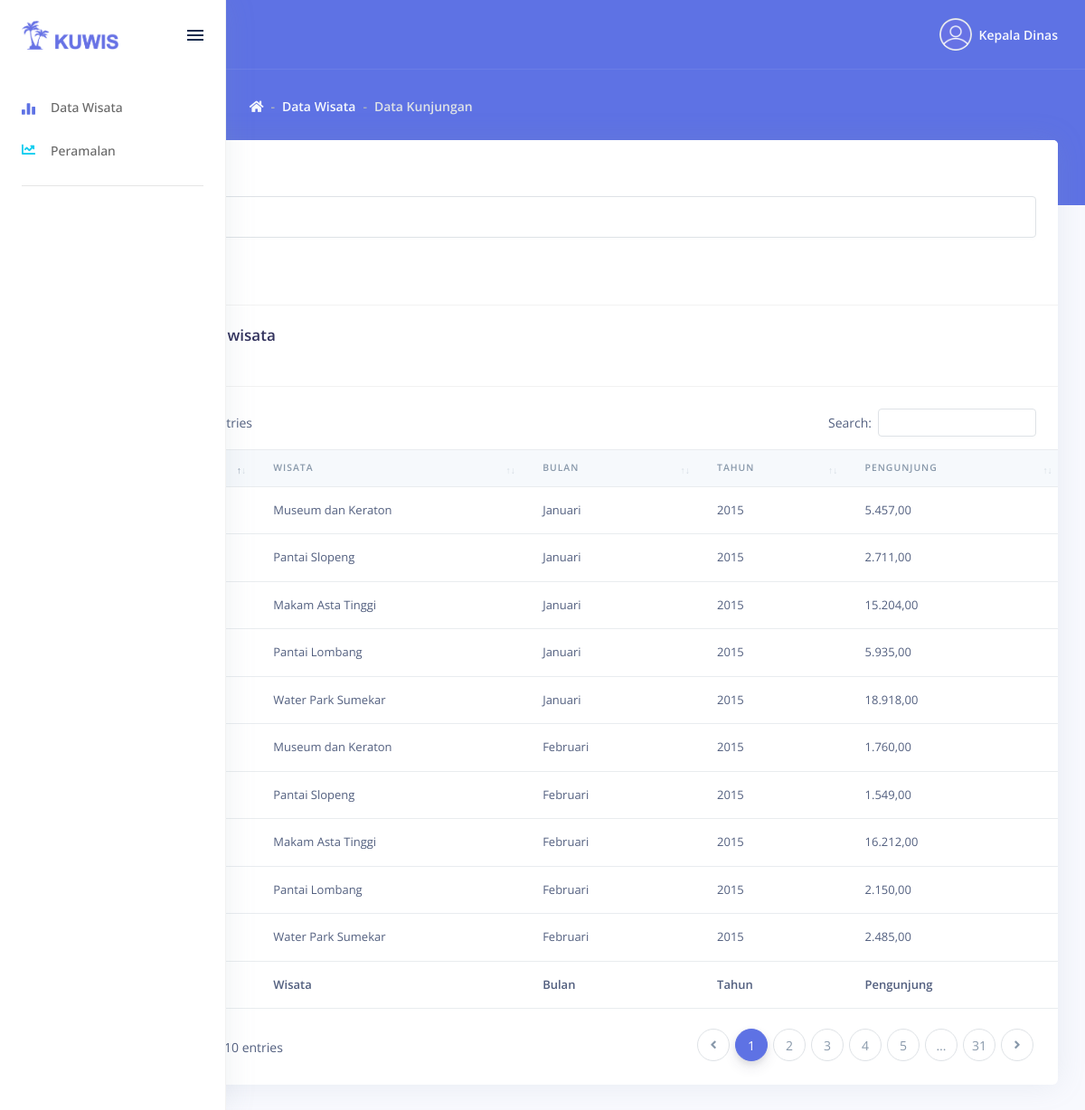
Page /kepala_dinas/data_wisata/data_pengunjung.php (signed in) on the committed database.
### tables this page shows
CREATE TABLE `tabel_user` (
  `id_user` int(11) NOT NULL,
  `nama_user` varchar(30) NOT NULL,
  `email` varchar(300) NOT NULL,
  `passwrd` varchar(300) NOT NULL,
  `id_jabatan` int(2) NOT NULL
);

CREATE TABLE `tabel_kunjungan` (
  `id_kunjungan` int(11) NOT NULL,
  `id_wisata` int(11) NOT NULL,
  `periode` int(11) NOT NULL,
  `bulan` int(11) NOT NULL,
  `tahun` int(11) NOT NULL,
  `jumlah_pengunjung` int(11) NOT NULL
);

CREATE TABLE `tabel_wisata` (
  `id_wisata` int(11) NOT NULL,
  `nama_wisata` varchar(30) NOT NULL
);

### kepala_dinas/data_wisata/data_pengunjung.php (the view, shortened to what this page needs)
<!DOCTYPE html>
<html>
<head>
  <link rel="stylesheet" href="../../assets/vendor/nucleo/css/nucleo.css" type="text/css">
  <link rel="stylesheet" href="../../assets/vendor/@fortawesome/fontawesome-free/css/all.min.css" type="text/css">
  <link rel="stylesheet" href="../../assets/vendor/select2/dist/css/select2.min.css">
  <link rel="stylesheet" href="../../assets/vendor/quill/dist/quill.core.css">
  <link rel="stylesheet" href="../../assets/vendor/datatables.net-bs4/css/dataTables.bootstrap4.min.css">
  <link rel="stylesheet" href="../../assets/vendor/datatables.net-buttons-bs4/css/buttons.bootstrap4.min.css">
  <link rel="stylesheet" href="../../assets/vendor/datatables.net-select-bs4/css/select.bootstrap4.min.css">
  <link rel="stylesheet" href="../../assets/css/argon.min.css?v=1.2.0" type="text/css">
</head>
<body>
  <nav class="sidenav navbar navbar-vertical  fixed-left  navbar-expand-xs navbar-light bg-white" id="sidenav-main">
    <div class="scrollbar-inner">
      <div class="sidenav-header  d-flex  align-items-center">
        <a class="navbar-brand" href="../../kepala_dinas/data_wisata/data_wisata.php">
          <img src="../../assets/img/brand/blue.png" class="navbar-brand-img" alt="...">
        </a>
        <div class=" ml-auto ">
          <div class="sidenav-toggler d-none d-xl-block" data-action="sidenav-unpin" data-target="#sidenav-main">
            <div class="sidenav-toggler-inner">
              <i class="sidenav-toggler-line"></i>
              <i class="sidenav-toggler-line"></i>
              <i class="sidenav-toggler-line"></i>
            </div>
          </div>
        </div>
      </div>
      <div class="navbar-inner">
        <div class="collapse navbar-collapse" id="sidenav-collapse-main">
          <ul class="navbar-nav">
            <li class="nav-item">
              <a class="nav-link" href="../data_wisata/data_wisata.php">
                <i class="ni ni-chart-bar-32 text-primary"></i>
                <span class="nav-link-text">Data Wisata</span>
              </a>
            </li>
            <li class="nav-item">
              <a class="nav-link" href="../forecasting/form_peramalan.php">
                <i class="fas fa-chart-line text-info"></i>
                <span class="nav-link-text">Peramalan</span>
              </a>
            </li>
          </ul>
          <hr class="my-3">
        </div>
      </div>
    </div>
  </nav>
  <div class="main-content" id="panel">
    <nav class="navbar navbar-top navbar-expand navbar-dark bg-primary border-bottom">
      <div class="container-fluid">
        <div class="collapse navbar-collapse" id="navbarSupportedContent">
          <ul class="navbar-nav align-items-center  ml-auto ml-md-0 ">
            <li class="nav-item dropdown">
              <a class="nav-link pr-0" href="#" role="button" data-toggle="dropdown" aria-haspopup="true" aria-expanded="false">
                <div class="media align-items-center">
                  <span class="avatar avatar-sm rounded-circle">
                    <img alt="Image placeholder" src="../../assets/img/theme/profil.png">
                  </span>
                  <div class="media-body  ml-2  d-none d-lg-block">
                    <span class="mb-0 text-sm  font-weight-bold">
                      <?php
                      $query = mysqli_query($koneksi, "SELECT id_user, nama_user FROM tabel_user WHERE email='$_SESSION[email]'");
                      $data  = mysqli_fetch_array($query);
                      echo $data['nama_user'];
                      ?>
                    </span>
                  </div>
                </div>
              </a>
            </li>
          </ul>
        </div>
      </div>
    </nav>
    <div class="header bg-primary pb-6">
      <div class="container-fluid">
        <div class="header-body">
          <div class="row align-items-center py-4">
            <div class="col-lg-6 col-7">
              <h6 class="h2 text-white d-inline-block mb-0">Data Kunjungan</h6>
              <nav aria-label="breadcrumb" class="d-none d-md-inline-block ml-md-4">
                <ol class="breadcrumb breadcrumb-links breadcrumb-dark">
                  <li class="breadcrumb-item"><a href="./data_wisata.php"><i class="fas fa-home"></i></a></li>
                  <li class="breadcrumb-item"><a href="./data_wisata.php">Data Wisata</a></li>
                  <li class="breadcrumb-item active" aria-current="page">Data Kunjungan</li>
                </ol>
              </nav>
            </div>
          </div>
        </div>
      </div>
    </div>
    <div class="container-fluid mt--6">
      <div class="row">
        <div class="col">
          <div class="card">
            <div class="card-header">
              <form class="needs-validation" novalidate>
                <div class="form-group">
                  <div class="custom-file">
                    <label class="form-control-label" for="validationCustom01">
                      <h3>Pilih Wisata</h3>
                    </label>
                  </div>
                </div>
                <button class="btn btn-primary" type="submit">Pilih</button>
              </form>
            </div>
            <div class="card-header">
              <h3 class="mb-0">Data kunjungan wisata
              </h3>
              <p class="text-sm mb-0">
              </p>
            </div>
            <div class="table-responsive py-4">
              <table class="table table-flush" id="datatable-basic">
                <thead class="thead-light">
                  <tr>
                    <th>Periode</th>
                    <th>Wisata</th>
                    <th>Bulan</th>
                    <th>Tahun</th>
                    <th>Pengunjung</th>
                  </tr>
                </thead>
                <tfoot>
                  <tr>
                    <th>Periode</th>
                    <th>Wisata</th>
                    <th>Bulan</th>
                    <th>Tahun</th>
                    <th>Pengunjung</th>
                  </tr>
                </tfoot>
                <tbody>
                  <?php
                  if (isset($_GET['id_wisata'])) {
                    $query = mysqli_query($koneksi, "SELECT * FROM tabel_kunjungan NATURAL JOIN tabel_wisata WHERE id_wisata = '$_GET[id_wisata]' ORDER BY periode");
                    $baris = mysqli_num_rows($query);
                  } else {
                    $query = mysqli_query($koneksi, "SELECT * FROM tabel_kunjungan NATURAL JOIN tabel_wisata ORDER BY periode");
                  }
                  while ($data = mysqli_fetch_array($query)) {
                  ?>
                    <tr>
                      <td><?php echo $data['periode']; ?></td>
                      <td><?php echo $data['nama_wisata']; ?></td>
                      <td>
                        <?php
                        if ($data['bulan'] == 1) {
                          echo 'Januari';
                        } elseif ($data['bulan'] == 2) {
                          echo 'Februari';
                        } elseif ($data['bulan'] == 3) {
                          echo 'Maret';
                        } elseif ($data['bulan'] == 4) {
                          echo 'April';
                        } elseif ($data['bulan'] == 5) {
                          echo 'Mei';
                        } elseif ($data['bulan'] == 6) {
                          echo 'Juni';
                        } elseif ($data['bulan'] == 7) {
                          echo 'Juli';
                        } elseif ($data['bulan'] == 8) {
                          echo 'Agustus';
                        } elseif ($data['bulan'] == 9) {
                          echo 'September';
                        } elseif ($data['bulan'] == 10) {
                          echo 'Oktober';
                        } elseif ($data['bulan'] == 11) {
                          echo 'November';
                        } elseif ($data['bulan'] == 12) {
                          echo 'Desember';
                        } else {
                          echo 'erro';
                        }; ?>
                      </td>
                      <td>
                        <?php echo $data['tahun']; ?>
                      </td>
                      <td>
                        <?php echo number_format($data['jumlah_pengunjung'], 2, ",", "."); ?>
                      </td>
                    </tr>
                  <?php } ?>
                </tbody>
              </table>
            </div>
          </div>
        </div>
      </div>
    </div>
  </div>
</body>
</html>

### rows in the picture
tabel_user: nama_user "Kepala Dinas"
tabel_kunjungan: id_wisata.nama_wisata "Museum dan Keraton", bulan "Januari", tahun "2015", jumlah_pengunjung "5.457,00"
tabel_kunjungan: id_wisata.nama_wisata "Pantai Slopeng", bulan "Januari", tahun "2015", jumlah_pengunjung "2.711,00"
tabel_kunjungan: id_wisata.nama_wisata "Makam Asta Tinggi", bulan "Januari", tahun "2015", jumlah_pengunjung "15.204,00"
tabel_kunjungan: id_wisata.nama_wisata "Pantai Lombang", bulan "Januari", tahun "2015", jumlah_pengunjung "5.935,00"
tabel_kunjungan: id_wisata.nama_wisata "Water Park Sumekar", bulan "Januari", tahun "2015", jumlah_pengunjung "18.918,00"
tabel_kunjungan: id_wisata.nama_wisata "Museum dan Keraton", bulan "Februari", tahun "2015", jumlah_pengunjung "1.760,00"
tabel_kunjungan: id_wisata.nama_wisata "Pantai Slopeng", bulan "Februari", tahun "2015", jumlah_pengunjung "1.549,00"
tabel_kunjungan: id_wisata.nama_wisata "Makam Asta Tinggi", bulan "Februari", tahun "2015", jumlah_pengunjung "16.212,00"
tabel_kunjungan: id_wisata.nama_wisata "Pantai Lombang", bulan "Februari", tahun "2015", jumlah_pengunjung "2.150,00"
tabel_kunjungan: id_wisata.nama_wisata "Water Park Sumekar", bulan "Februari", tahun "2015", jumlah_pengunjung "2.485,00"
